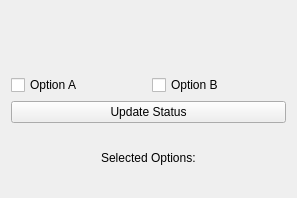
<?xml version="1.0" encoding="UTF-8"?>
<ui version="4.0">
 <class>Form</class>
 <widget class="QWidget" name="Form">
  <property name="geometry">
   <rect>
    <x>0</x>
    <y>0</y>
    <width>297</width>
    <height>198</height>
   </rect>
  </property>
  <property name="windowTitle">
   <string>SRF Tutorial</string>
  </property>
  <layout class="QGridLayout" name="gridLayout">
   <item row="3" column="1">
    <widget class="QCheckBox" name="checkbox_d">
     <property name="text">
      <string>Option B</string>
     </property>
    </widget>
   </item>
   <item row="3" column="0">
    <widget class="QCheckBox" name="checkbox_a">
     <property name="text">
      <string>Option A</string>
     </property>
    </widget>
   </item>
   <item row="2" column="0" colspan="2">
    <widget class="QLabel" name="output_label">
     <property name="sizePolicy">
      <sizepolicy hsizetype="MinimumExpanding" vsizetype="Preferred">
       <horstretch>0</horstretch>
       <verstretch>0</verstretch>
      </sizepolicy>
     </property>
     <property name="text">
      <string/>
     </property>
    </widget>
   </item>
   <item row="13" column="0" colspan="2">
    <widget class="QPushButton" name="push_button">
     <property name="text">
      <string>Update Status</string>
     </property>
    </widget>
   </item>
   <item row="15" column="0" colspan="2">
    <layout class="QHBoxLayout" name="horizontalLayout">
     <item>
      <widget class="QLabel" name="label_2">
       <property name="sizePolicy">
        <sizepolicy hsizetype="Maximum" vsizetype="Preferred">
         <horstretch>0</horstretch>
         <verstretch>0</verstretch>
        </sizepolicy>
       </property>
       <property name="text">
        <string>Selected Options:</string>
       </property>
      </widget>
     </item>
    </layout>
   </item>
  </layout>
 </widget>
 <resources/>
 <connections/>
</ui>
